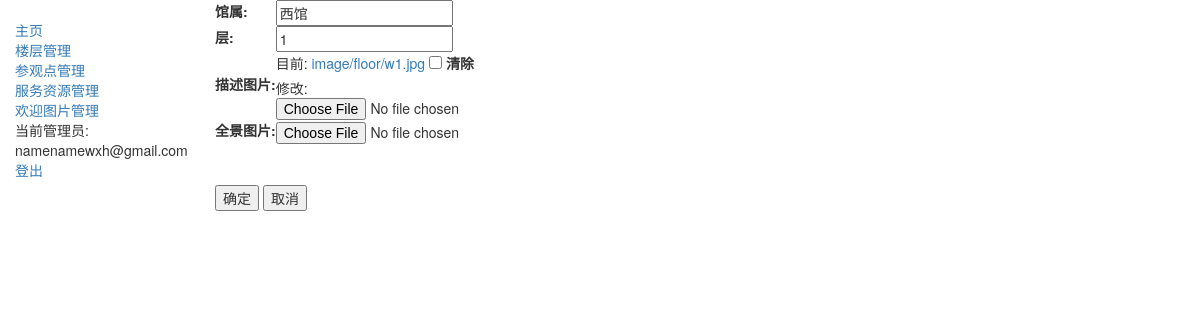
The app's page /manage/floor/7/update/ (signed in) with its own data.
### Users/models.py (models this page shows, shortened)
class User(AbstractBaseUser, PermissionsMixin):
    GENDER_CHOICES = (
        ('male', "男"),
        ('female', "女"),
        ('secret', "保密")
    )
    email = models.EmailField(max_length=254, unique=True)
    name = models.CharField(max_length=254, null=True, blank=True)
    gender = models.CharField(max_length=8, choices=GENDER_CHOICES, default='secret')
    stu_id = models.BigIntegerField(null=True, blank=True)
    department = models.CharField(max_length=254, default='电脑系')
    remarks = models.CharField(max_length=254, null=True, blank=True)
    is_staff = models.BooleanField(default=False)
    is_superuser = models.BooleanField(default=False)
    is_active = models.BooleanField(default=True)
    last_login = models.DateTimeField(null=True, blank=True)
    date_joined = models.DateTimeField(auto_now_add=True)
    USERNAME_FIELD = 'email'
    EMAIL_FIELD = 'email'
    REQUIRED_FIELDS = []
    objects = UserManager()

### Comment/models.py (models this page shows, shortened)
class Floor(models.Model):
    library = models.CharField(max_length=50, verbose_name='馆属', null=False, blank=False)
    floor = models.CharField(max_length=50, verbose_name='层', null=False, blank=False, default='0')
    image = models.ImageField(upload_to='image/floor', null=True, blank=True, verbose_name="描述图片")
    panorama = models.ImageField(upload_to='image/floor', null=True, blank=True, verbose_name="全景图片")

### Comment/views.py (the view)
# urls.py: url(r'^manage/floor/(?P<pk>\d+)/update/$', staff_member_required(views.FloorUpdateView.as_view(),
class FloorUpdateView(generic.UpdateView):
    model = Floor
    fields = '__all__'
    template_name = 'floor_form.html'
    success_url = reverse_lazy(FLOORS_URL)

### templates/floor_form.html (shortened to what this page needs)
{% extends "base_generic.html" %}
{% block content %}
<form action="" method="post" enctype="multipart/form-data">
    <table>
    {{ form.as_table }}
    </table>
    <br><br>
    <input type="submit" value="确定" />
    <input type="button" onclick="javascript:history.back(-1);" value="取消"/>
</form>
{% endblock %}

### templates/base_generic.html (shortened to what this page needs)
<!DOCTYPE html>
<html lang="en">
<head>
  <link rel="stylesheet" href="https://maxcdn.bootstrapcdn.com/bootstrap/3.3.7/css/bootstrap.min.css">
  {% load static %}
  <link rel="stylesheet" href="{% static 'css/styles.css' %}">
</head>
<body>
  <div class="container-fluid">
    <div class="row">
      <div class="col-sm-2">
      {% block sidebar %}
      <ul class="sidebar-nav">
          <li><a href="{% url 'Comment:manage' %}">主页</a></li>
          <li><a href="{% url 'Comment:floors' %}">楼层管理</a></li>
          <li><a href="{% url 'Comment:points' %}">参观点管理</a></li>
          <li><a href="{% url 'Comment:articles' %}">服务资源管理</a></li>
          <li><a href="{% url 'Comment:welcomeImages' %}">欢迎图片管理</a> </li>
      {% if user.is_authenticated %}
     <li>当前管理员: {{ user.get_username }}</li>
     <li><a href="{% url 'Comment:logout'%}?next={{request.path}}">登出</a></li>
   {% else %}
     <li><a href="{% url 'Comment:login'%}?next={{request.path}}">登录</a></li>
   {% endif %}
      </ul>
     {% endblock %}
      </div>
      <div class="col-sm-10 ">
      {% block content %}{% endblock %}
      </div>
    </div>
  </div>
</body>
</html>

### static/css/styles.css (style rules this page uses)
.sidebar-nav { margin-top: 20px; padding: 0; list-style: none; }

### records on screen
User: get_username "namenamewxh@gmail.com"
Floor: library "西馆", floor "1"
